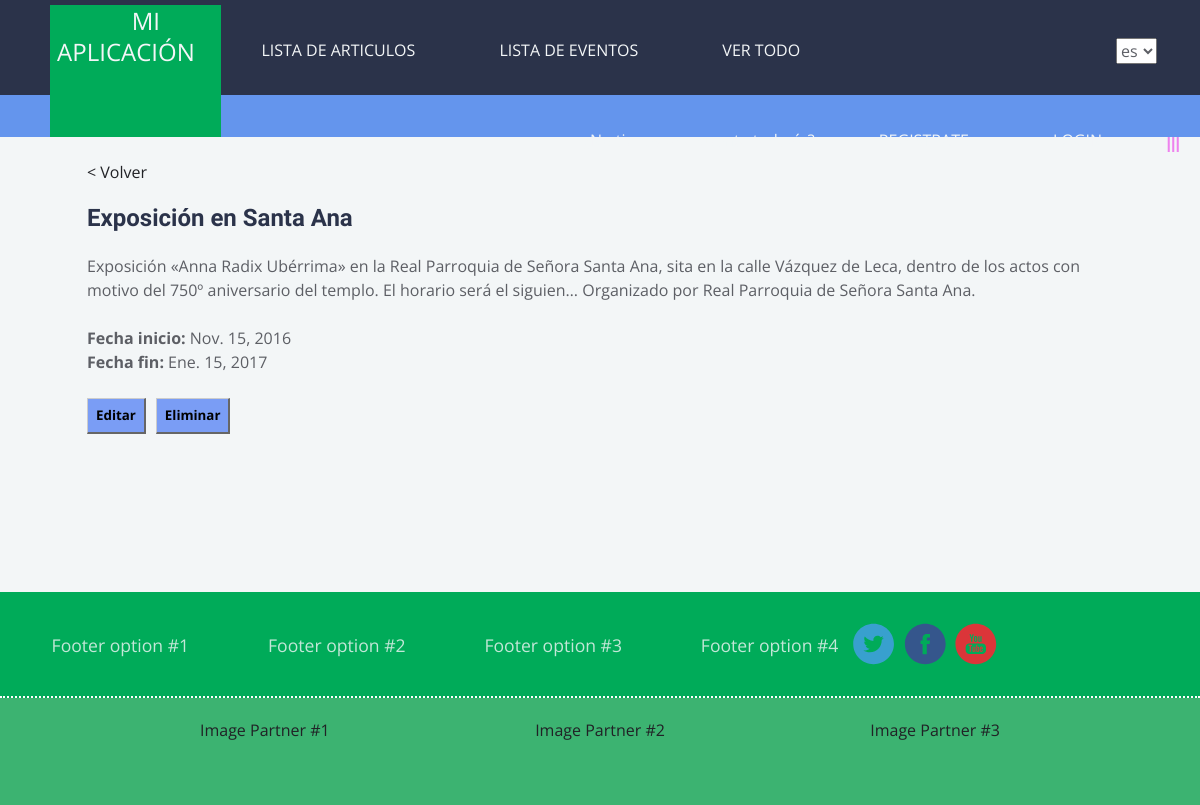
Page /myFirstApp/v2/event/2/ on the committed database.
### myFirstApp/models.py (models this page shows, shortened)
class Base(models.Model):
    title = models.CharField(max_length=150)
    class Meta:
        abstract = True

class BaseNews(Base):
    description = models.CharField(max_length=4000)

class Event (BaseNews):
    start_date = models.DateField()
    end_date = models.DateField()

### myFirstApp/views.py (the view)
# urls.py: url(r'^v2/event/(?P<pk>[0-9]+)/$', views.EventDetail.as_view(), name='event_detail'),
class EventDetail(DetailView):
    model = Event
    template_name = 'myFirstApp/event_detail.html'
    context_object_name = 'event'

### base/context_processors.py (called while the page is built)
def breadcrumbs(request):
    view_name = resolve(request.path_info).url_name
    if view_name in breadcrumbs_views:
        return {'breadcrumbs': breadcrumbs_views[view_name]}
    return {}

### myFirstApp/templates/myFirstApp/event_detail.html
{% extends 'base/base.html' %}
{% load i18n %}
{% load static %}
{% block extra_css %}
<link rel="stylesheet" href="{% static 'css/main.css' %}">
<link rel="stylesheet" href="{% static 'css/news.css' %}">
{% endblock extra_css %}
{% block content %}
<div class="my_style">
    <a href="{% url 'event_list' %}"> < {% trans "Come back" %}</a>
    <h2>{{ event.title }}</h2>
    <p>{{ event.description }}</p>
    <p class="date_event"> <b>{% trans "Start Date" %}: </b>{{ event.start_date }}<b> <br>{% trans "End Date" %}: </b>{{ event.end_date }}</p>
    <a class="enlace-boton" href="{% url 'edit_event' event.pk %}"> {% trans "Edit" %} </a>
    <a class="enlace-boton" href="{% url 'delete_event' event.pk %}"> {% trans "Delete" %} </a>
</div>
{% endblock %}

### base/static/css/main.css (style rules this page uses)
html { font-family: sans-serif; -ms-text-size-adjust: 100%; -webkit-text-size-adjust: 100%; }
body { margin: 0; }
a { background-color: transparent; }
b, strong { font-weight: bold; }
html { font-size: 1em; }
body { color: #5d5f65; font-family: 'Open Sans', 'Helvetica', sans-serif; font-weight: 400; line-height: 1.3; }
h1, h2, h3, h4, h5, h6 { color: #2b334a; font-family: "Advent Pro"; font-weight: 600; }
p { line-height: 1.5; margin-bottom: 1.5em; }
a { color: #212226; text-decoration: none; }
html, body { min-height: 100vh; }
html { background: #2b334a; }
body { color: #5d5f65; background-color: #f3f6f7; }
body { transition: max-width 0.35s ease-out, max-height 0.35s ease-out; }

### myFirstApp/static/css/news.css (style rules this page uses)
.my_style { text-align: left; margin: 2% 5% 0% 5% }
.date_event { text-align: left; }
.enlace-boton { float: left; margin-right: 10px; font-size: 10pt; font-weight: bold; padding: 8px; background-color: #7A9DF5; color: #000000; text-decoration: none; }
.enlace-boton:link, .enlace-boton:visited { border-top: 1px solid #cccccc; border-bottom: 2px solid #666666; border-left: 1px solid #cccccc; border-right: 2px solid #666666; }

### rows in the picture
BaseNews: title "Exposición en Santa Ana", description "Exposición «Anna Radix Ubérrima» en la Real Parroquia de Señora Santa Ana, sita en la calle Vázquez de Leca, dentro de los actos con motivo del 750º aniversario del templo. El horario será el siguien… Organizado por Real Parroquia de Señora Santa Ana."
Event: start_date "Nov. 15, 2016", end_date "Ene. 15, 2017"

### other values in the picture
form field language "es"
